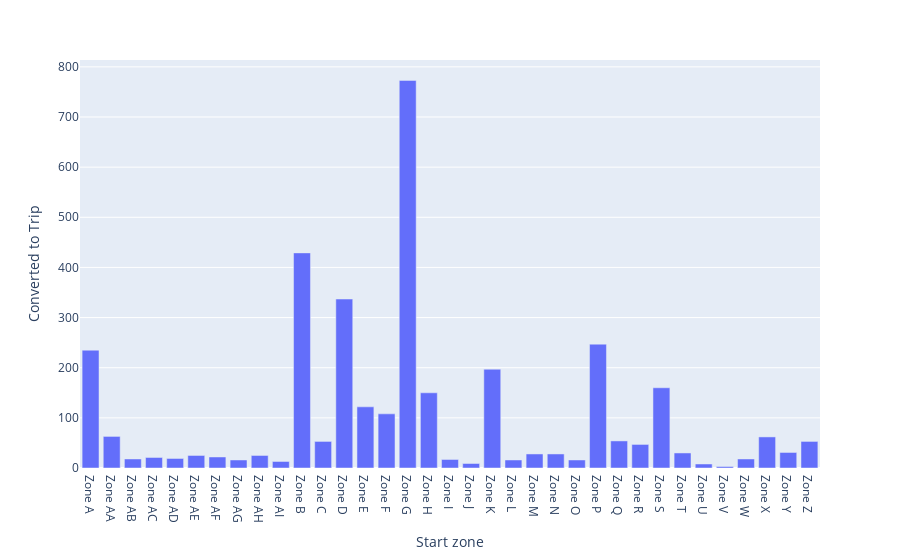

Write notebook code for a chart like this one.
### Code cell
fig = px.bar(performance_df, x='Start zone', y='Converted to Trip')
fig.show()

### Figure 1 — Plotly figure (JSON) as saved in the notebook; plotly's stock layout.template omitted (floating-point values rounded to 4 significant figures)
{"data": [{"alignmentgroup": "True", "hovertemplate": "Start zone=%{x}<br>Converted to Trip=%{y}<extra></extra>", "legendgroup": "", "marker": {"color": "#636efa"}, "name": "", "offsetgroup": "", "orientation": "v", "showlegend": false, "textposition": "auto", "type": "bar", "x": ["Zone A", "Zone AA", "Zone AB", "Zone AC", "Zone AD", "Zone AE", "Zone AF", "Zone AG", "Zone AH", "Zone AI", "Zone B", "Zone C", "Zone D", "Zone E", "Zone F", "Zone G", "Zone H", "Zone I", "Zone J", "Zone K", "Zone L", "Zone M", "Zone N", "Zone O", "Zone P", "Zone Q", "Zone R", "Zone S", "Zone T", "Zone U", "Zone V", "Zone W", "Zone X", "Zone Y", "Zone Z"], "xaxis": "x", "y": [235, 63, 18, 21, 19, 25, 22, 16, 25, 13, 429, 53, 337, 122, 108, 773, 150, 17, 9, 197, 16, 28, 28, 16, 247, 54, 47, 160, 30, 8, 3, 18, 62, 31, 53], "yaxis": "y"}], "layout": {"barmode": "relative", "legend": {"tracegroupgap": 0}, "margin": {"t": 60}, "xaxis": {"anchor": "y", "domain": [0, 1], "title": {"text": "Start zone"}}, "yaxis": {"anchor": "x", "domain": [0, 1], "title": {"text": "Converted to Trip"}}}}
